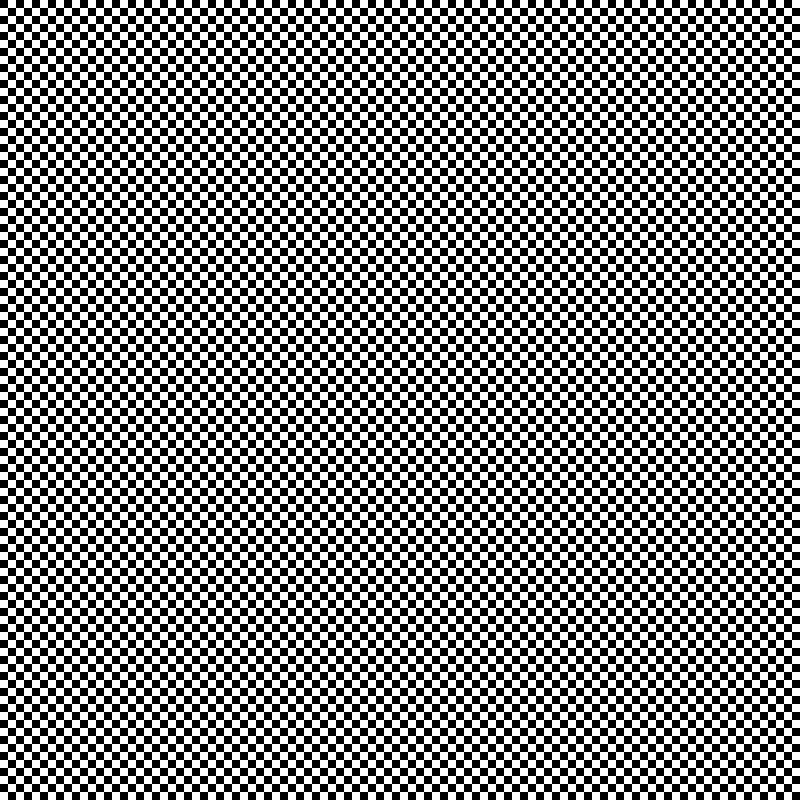
Frame 1 (no input)
Frame 60 (the mouse pressed at the canvas centre just before this capture): identical to frame 1, image omitted
Frame 120 (the mouse held since frame 60 and released just before this capture): identical to frame 1, image omitted

The Processing sketch that drew this single still picture (run headless with seeded random() and noise(); from frame 60 on, the mouse is pressed at the canvas centre):

// Processing sketch: checkerboard
// ── checkerboard.pde
int _xCount = 100;
int _yCount = 100;
int _xSize;
int _ySize;

// ternary operator used throughout is
// condition ? valueIfTrue : valueIfFalse

void setup(){
  //size(_xCount*_xSize,_yCount*_ySize);
  size(800,800);
  _xSize = width/_xCount;
  _ySize = height/_yCount;
  noStroke();
}

void draw(){
  oneLoop();
  //twoLoop();
  //booleanOneLoop();
  //booleanTwoLoop();
}

void oneLoop(){
  for (int i = 0; i < _xCount*_yCount; i++){
    fill((_xCount%2==0 ? (i+floor(i/_xCount))%2==0 : i%2==0) ? 0 : 255);
    rect(_xSize*(i%_xCount),_ySize*floor(i/_xCount), _xSize, _ySize); 
  }
}

void twoLoop(){
  for (int x = 0; x < _xCount; x++){
    for (int y = 0; y < _yCount; y++){
      fill((x+y)%2 == 0 ? 0 : 255);
      rect(_xSize*x,_ySize*y,_xSize,_ySize);
    }
  }
}

void booleanOneLoop(){
  boolean black = true;
  for (int i = 0; i < _xCount*_yCount; i++){
    black = (i%_xCount==0) && (_xCount%2) == 0 ? black : !black;
    fill(black ? 0 : 255);
    rect(_xSize*(i%_xCount),_ySize*floor(i/_xCount), _xSize, _ySize); 
  }
}

void booleanTwoLoop(){
  boolean black = true;
  for (float x = 0; x < width; x += _xSize){
    for (float y = 0; y < height; y += _ySize){
      fill(black ? 0 : 255);
      black = !black;
      rect(x,y,_xSize,_ySize);
    }
  }
}
